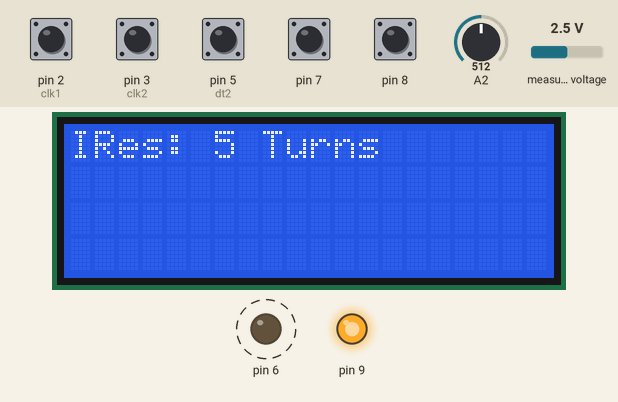
Recording of a sketch running on a simulated Arduino Uno, built with avr-gcc and run on an emulated ATmega328P. Parts: 20×4 character LCD, output pins drawn as LEDs (lit = HIGH). Dashed ring = blinking. The inputs (shaded band) are chosen by the test bench; at power-on: pin 2 (clk1), pin 3 (clk2), pin 5 (dt2), pin 7, pin 8 HIGH, A2 = 512, measured voltage 2.5 V. Pins used as bus, display or sensor lines are not drawn.

Above: at 2.97 s.
3.5 s: pin 8 pulled LOW for 0.15 s
At 4.12 s:
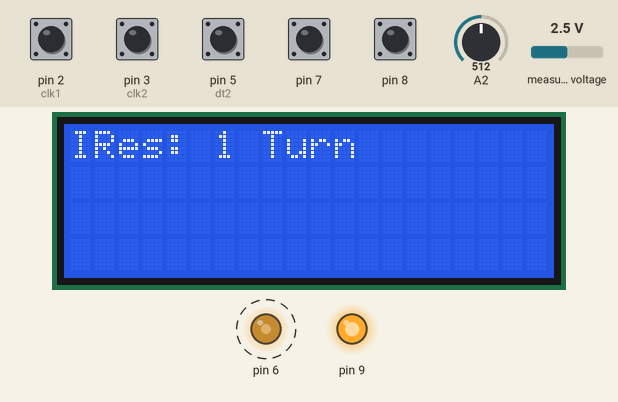
4.2 s: pin 7 pulled LOW for 1 s
At 5.46 s:
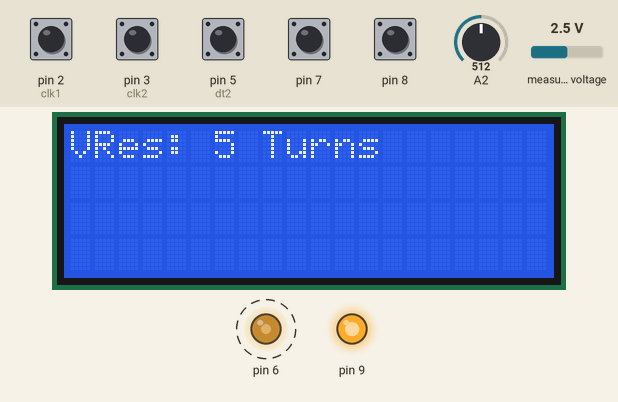
5.8 s: pin 3 (clk2) pulled LOW for 1 s
At 8.3 s:
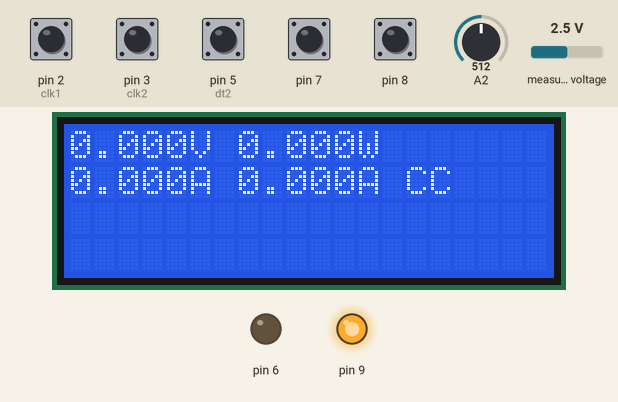
8.6 s: A2 set to 716
At 10.4 s:
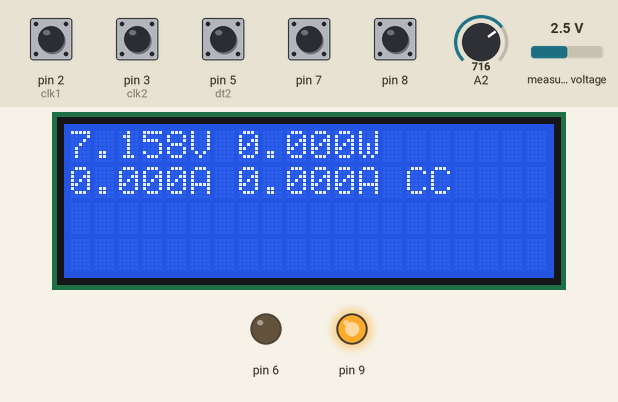
11.0 s: A2 set to 900
At 12.4 s:
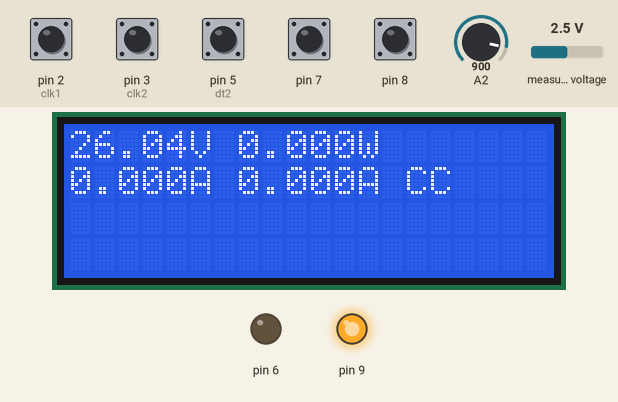
13.4 s: A2 set to 1010
At 14.1 s:
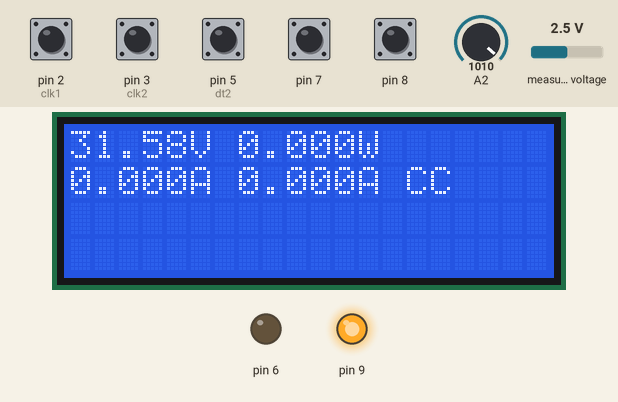
Timing chart, 0 to 16.4 s (numbered marks = the images above; inputs shaded):
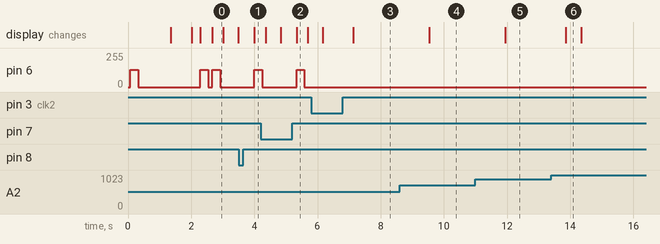

The sketch:

Linear_Power_Supply.ino
```cpp
#include <SPI.h>
#include <LiquidCrystal_I2C.h>
#include <OneWire.h>
#include "ADS1X15.h"

#define clk1 2
#define clk2 3
#define dt1  4
#define dt2  5
#define voltageGain 105.0
ADS1115 ADS(0x48);
LiquidCrystal_I2C lcd(0x27,20,4);

const int CS_PIN = 10;
volatile int re1=1200,re2=1,re1C=0,re2C=0;
int iRes=1,vRes=5,v=0;
unsigned long t = 0;
unsigned long on=0;
unsigned long t1=0,t2=0;
volatile unsigned long tc1=0,tc2=0;
float voltage,current,iset,power,c=0,cOffset=0.0;
bool s1=0,s2=0,currentS1=0,currentS2=0,lastS1=0,lastS2=0;

void setup() {
  pinMode(CS_PIN, OUTPUT);
  digitalWrite(CS_PIN, HIGH);
  SPI.begin();

  pinMode(clk1,INPUT_PULLUP);
  pinMode(clk2,INPUT_PULLUP);
  pinMode(dt1,INPUT_PULLUP);
  pinMode(dt2,INPUT_PULLUP);
  pinMode(7,INPUT_PULLUP);
  pinMode(8,INPUT_PULLUP);
  pinMode(A0,INPUT);
  pinMode(6,OUTPUT);
  pinMode(9,OUTPUT);
  digitalWrite(9,HIGH);

  ADS.begin();
  ADS.setGain(2);
  ADS.setDataRate(860);
  lcd.init();
  lcd.backlight();
  lcd.clear();

  attachInterrupt(digitalPinToInterrupt(clk1), encoder1, CHANGE);
  attachInterrupt(digitalPinToInterrupt(clk2), encoder2, CHANGE);

  lcd.setCursor(0, 0);
  lcd.print("LINEAR PSU");
  buzzer(128,250);
  delay(1000);
  lcd.clear();
  lcd.print("Calibration...");
  c=0;
  for(int i=0;i<50;i++){
    c += ADS.toVoltage(ADS.readADC(0));
  }
  c=c/50.0;
  cOffset = c;

  delay(250);
  lcd.clear();
  lcd.print("Calibrated");
  delay(250);
  lcd.clear();
}

void buzzer(int freq,int time){
  analogWrite(6, freq);
  delay(time);
  analogWrite(6,0);
  delay(5);
}

void writeDAC(uint16_t val, bool ch) {
  val &= 0x0FFF;
  uint16_t cmd = 0;
  cmd |= (ch ? 1 : 0) << 15;
  cmd |= 0 << 14;
  cmd |= 1 << 13;
  cmd |= 1 << 12;
  cmd |= val;
  SPI.beginTransaction(SPISettings(16000000, MSBFIRST, SPI_MODE0));
  digitalWrite(CS_PIN, LOW);
  SPI.transfer16(cmd);
  digitalWrite(CS_PIN, HIGH);
  SPI.endTransaction();

}

void encoder1(){
  unsigned long ct = micros();
  if(ct-micros()<4000) return;
  tc1 = ct;
  bool clk = digitalRead(clk1);
  bool dt = digitalRead(dt1);
  if(clk==dt){
    re1-=vRes;
  }
  else{
    re1+=vRes;
  }
  re1 = constrain(re1, 0, 4095);
}

void encoder2(){
  unsigned long ct = micros();
  if(ct-micros()<4000) return;
  tc2 = ct;
  bool clk = digitalRead(clk2);
  bool dt = digitalRead(dt2);
  if(clk==dt){
    re2-=iRes;
  }
  else{
    re2+=iRes;
  }
  re2 = constrain(re2, 0, 4095);
}


void loop() {

  currentS1 = digitalRead(7);
  currentS2 = digitalRead(8);

  if(currentS1==0 && lastS1==1){
    t1 = millis();
  }
  if(currentS1==1 && lastS1==0){
    if(millis()-t1>1000){
      vRes = 15;
      lcd.clear();
      lcd.setCursor(0,0);
      lcd.print("VRes: 15Turns");
    }
    else{
      vRes = 5;
      lcd.clear();
      lcd.setCursor(0,0);
      lcd.print("VRes: 5 Turns");
    }
    buzzer(128,250);
    delay(100);
    lcd.clear();
  }
  lastS1 = currentS1;


  if(currentS2==0 && lastS2==1){
    t2 = millis();
  }
  if(currentS2==1 && lastS2==0){
    if(millis()-t2>1000){
      iRes = 5;
      lcd.clear();
      lcd.setCursor(0,0);
      lcd.print("IRes: 5 Turns");
    }
    else{
      iRes = 1;
      lcd.clear();
      lcd.setCursor(0,0);
      lcd.print("IRes: 1 Turn");

    }
    buzzer(128,250);
    delay(100);
    lcd.clear();
  }
  lastS2 = currentS2;

  v=0;c=0;
  for(int i=0;i<100;i++){
    v += analogRead(A2);
  }
  for(int i=0;i<50;i++){
    c += ADS.toVoltage(ADS.readADC(0));
  }
  v/=100.0; c/=50.0;

  voltage = (v * voltageGain)/ 1023.0;
  voltage = voltage>1.0? voltage+1.0:voltage;
  iset = (25.0 * 4.2 *re2)/4095.0;
  current = (c*10.0*4.2) - cOffset;
  if(voltage<0) voltage=0.0;
  if(iset<0) iset = 0.0;
  if(current<0) current = 0.0;
  power = voltage*current;

  noInterrupts();
  re1C = re1;
  re2C = re2;
  writeDAC(re1C, 0);
  writeDAC(re2C, 1);
  interrupts();

  if(current>=iset && iset!=0.0){
    digitalWrite(9,LOW);
    analogWrite(6, 128);
  }
  else{
    digitalWrite(9, HIGH);
    analogWrite(6, 0);
  }

  if((millis() - t) >= 250){
    t = millis();
    lcd.setCursor(0, 0);
    if(voltage>10){
      lcd.print(voltage,3);
    }
    else{
      lcd.print(voltage,4);
    }
    lcd.print("  ");
    lcd.setCursor(5, 0);
    lcd.print("V");

    lcd.setCursor(7, 0);
    if(power>10){
      lcd.print(power,3);
    }
    else{
      lcd.print(power,4);
    }
    lcd.print("  ");
    lcd.setCursor(12, 0);
    lcd.print("W");

    lcd.setCursor(0, 1);
    if(current>10){
      lcd.print(current,3);
    }
    else{
      lcd.print(current,4);
    }
    lcd.print("  ");
    lcd.setCursor(5, 1);
    lcd.print("A");

    lcd.setCursor(7, 1);
    if(iset>10){
      lcd.print(iset,3);
    }
    else{
      lcd.print(iset,4);
    }
    lcd.print("  ");
    lcd.setCursor(12, 1);
    lcd.print("A");

    if(current>=iset){
      lcd.setCursor(14,0);
      lcd.print("  ");
      lcd.setCursor(14,1);
      lcd.print("CC");
    }
    else{
      lcd.setCursor(14,0);
      lcd.print("CV");
      lcd.setCursor(14,1);
      lcd.print("  ");
    }

  }


  delay(10);
}
```

Measured:
- after the input at 3.5 s, pin 6: 0/255 → 128/255 after 0.50 s; the display: changes after 0.50 s (image 1)
- after the input at 4.2 s, the display: first differs from a run without the input after 1.1 s (image 2)
- after the input at 5.8 s, the display: first differs from a run without the input after 1.3 s (image 3)
- after the input at 8.6 s, the display: changes after 0.93 s (image 4)
- after the input at 11.0 s, the display: changes after 0.94 s (image 5)
- after the input at 13.4 s, the display: changes after 0.47 s (image 6)
- what the display in image 6 shows lasts 0.4 s, from 13.9 s to 14.3 s
